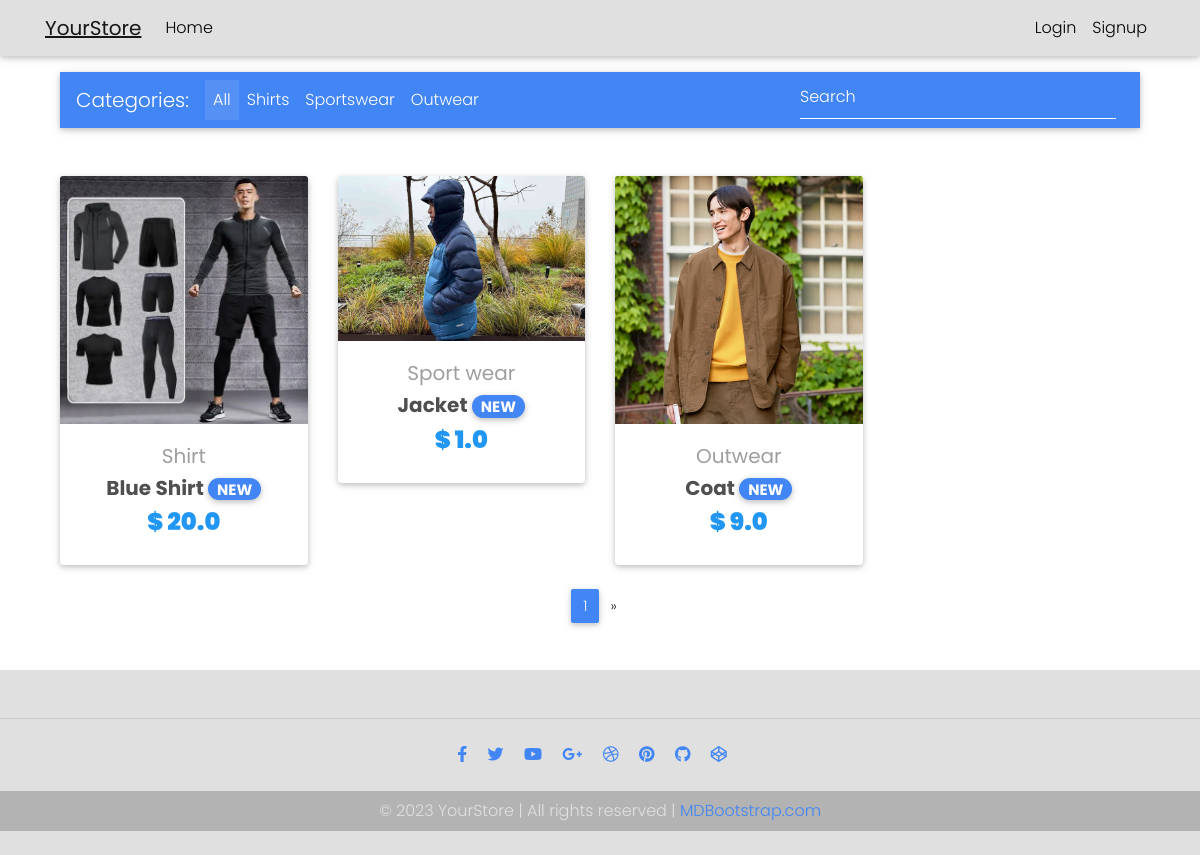
The app's page /, older data.
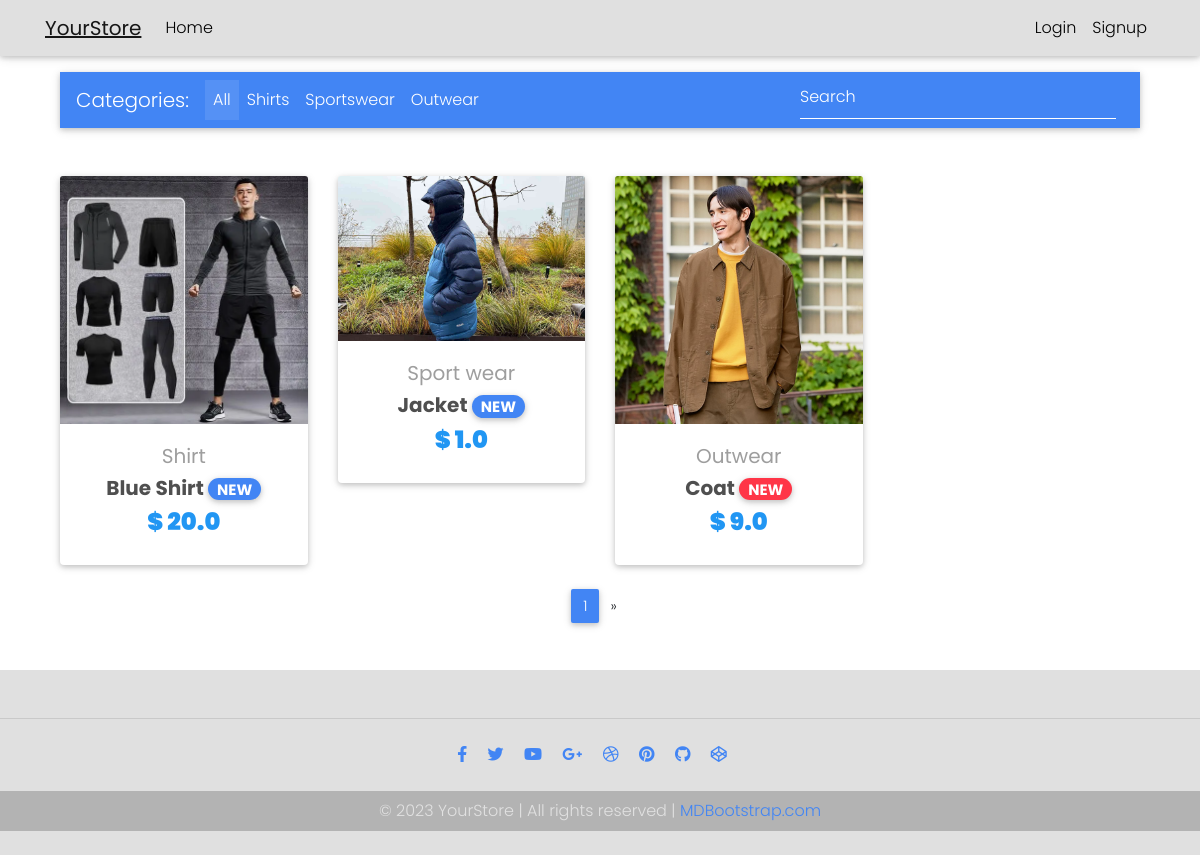
The same page, newer data.
### core/models.py (models this page shows, shortened)
class Item(models.Model):
    title = models.CharField(max_length=100)
    price = models.FloatField()
    discount_price = models.FloatField(blank=True, null=True)
    category = models.CharField(choices=CATEGORY_CHOICES, max_length=2)
    label = models.CharField(choices=LABEL_CHOICES, max_length=1)
    slug = models.SlugField()
    description = models.TextField()
    image = models.ImageField()
    def get_absolute_url(self):
        return reverse("core:product", kwargs={
            'slug': self.slug
        })

### core/views.py (the view)
# urls.py: path('', HomeView.as_view(), name='home'),
class HomeView(ListView):
    model = Item
    paginate_by = 3
    template_name = "home.html"

### templates/home.html (shortened to what this page needs)
{% extends "base.html" %}
{% block content %}
<main>
  <div class="container">
    <nav class="navbar navbar-expand-lg navbar-dark bg-primary mb-5">
      <span class="navbar-brand">Categories:</span>
      <div class="collapse navbar-collapse" id="basicExampleNav">
        <ul class="navbar-nav mr-auto">
          <li class="nav-item active">
            <a class="nav-link" href="#" data-category="all">All</a>
          </li>
          <li class="nav-item">
            <a class="nav-link" href="#" data-category="Shirt">Shirts</a>
          </li>
          <li class="nav-item">
            <a class="nav-link" href="#" data-category="sportswear">Sportswear</a>
          </li>
          <li class="nav-item">
            <a class="nav-link" href="#" data-category="outwear">Outwear</a>
          </li>
        </ul>
        <form class="form-inline">
          <div class="md-form my-0">
            <input class="form-control mr-sm-2" type="text" placeholder="Search" aria-label="Search">
          </div>
        </form>
      </div>
    </nav>
    <section class="row" id="product-list">
      {% for item in object_list %}
      <div class="col-lg-3 col-md-6 mb-4" data-category="{{ item.category }}">
        <div class="card">
          <div class="view overlay">
            <img src="{{ item.image.url }}" class="card-img-top" alt="{{ item.title }}">
          </div>
          <div class="card-body text-center">
            <a href="#" class="grey-text">
              <h5>{{ item.get_category_display }}</h5>
            </a>
            <h5>
              <strong>
                <a href="{{ item.get_absolute_url }}" class="dark-grey-text">{{ item.title }}</a>
                <span class="badge badge-pill {{item.get_label_display}}-color">NEW</span>
              </strong>
            </h5>
            <h4 class="font-weight-bold blue-text">
              <strong>
                $
                {% if item.discount_price %}
                {{ item.discount_price }}
                {% else %}
                {{ item.price }}
                {% endif %}
              </strong>
            </h4>
          </div>
        </div>
      </div>
      {% endfor %}
    </section>
    {% if is_paginated %}
    <nav class="d-flex justify-content-center wow fadeIn">
      <ul class="pagination pg-blue">
        <li class="page-item active">
          <a class="page-link" href="?page={{ page_obj.number }}">{{ page_obj.number }}</a>
        </li>
        {% if page_obj.has_next %}
        <li class="page-item">
          <a class="page-link" href="?page={{ page_obj.next_page_number }}" aria-label="Next">
            <span aria-hidden="true">&raquo;</span>
          </a>
        </li>
        {% endif %}
      </ul>
    </nav>
    {% endif %}
  </div>
</main>
{% endblock content %}

### templates/base.html (shortened to what this page needs)
{% load static %}
<!DOCTYPE html>
<html lang="en">
<head>
  <link rel="stylesheet" href="https://use.fontawesome.com/releases/v5.8.1/css/all.css">
  <link href="{% static 'css/bootstrap.min.css' %}" rel="stylesheet">
  <link href="{% static 'css/mdb.min.css' %}" rel="stylesheet">
  <link href="{% static 'css/style.min.css' %}" rel="stylesheet">
</head>
<body>
  {% include "navbar.html" %}
  <div class="container mt-5 pt-4">
  </div>
  <div class="container">
    {% block content %}
    {% endblock content %}
  </div>
  {% include "footer.html" %}
</body>
</html>

### templates/navbar.html (shortened to what this page needs)
{% load cart_template_tags %}
<nav class="navbar navbar-expand-lg navbar-light bg-light fixed-top">
  <div class="container">
    <a class="navbar-brand" href="/">
      <strong> <u> YourStore</u></strong>
    </a>
    <div class="collapse navbar-collapse" id="navbarSupportedContent">
      <ul class="navbar-nav mr-auto">
        <li class="nav-item">
          <a class="nav-link" href="/">Home</a>
        </li>
      </ul>
      <ul class="navbar-nav ml-auto">
        {% if request.user.is_authenticated %}
        <li class="nav-item">
          <a href="{% url 'core:order-summary' %}" class="nav-link">
            <i class="fas fa-shopping-cart"></i> Cart
            <span class="badge badge-danger ml-1">{{ request.user|cart_item_count }}</span>
          </a>
        </li>
        <li class="nav-item">
          <a class="nav-link" href="{% url 'account_logout' %}">Logout</a>
        </li>
        {% else %}
        <li class="nav-item">
          <a class="nav-link" href="{% url 'account_login' %}">Login</a>
        </li>
        <li class="nav-item">
          <a class="nav-link" href="{% url 'account_signup' %}">Signup</a>
        </li>
        {% endif %}
      </ul>
    </div>
  </div>
</nav>

### templates/footer.html
<footer class="page-footer text-center bg-light mt-4 py-4 wow fadeIn">
  <hr class="my-4">
  <div class="pb-4">
    <a href="https://www.facebook.com/mdbootstrap" target="_blank" class="text-primary mr-3">
      <i class="fab fa-facebook-f"></i>
    </a>
    <a href="https://twitter.com/MDBootstrap" target="_blank" class="text-primary mr-3">
      <i class="fab fa-twitter"></i>
    </a>
    <a href="https://www.youtube.com/watch?v=7MUISDJ5ZZ4" target="_blank" class="text-primary mr-3">
      <i class="fab fa-youtube"></i>
    </a>
    <a href="https://plus.google.com/u/0/b/107863090883699620484" target="_blank" class="text-primary mr-3">
      <i class="fab fa-google-plus-g"></i>
    </a>
    <a href="https://dribbble.com/mdbootstrap" target="_blank" class="text-primary mr-3">
      <i class="fab fa-dribbble"></i>
    </a>
    <a href="https://pinterest.com/mdbootstrap" target="_blank" class="text-primary mr-3">
      <i class="fab fa-pinterest"></i>
    </a>
    <a href="https://github.com/mdbootstrap/bootstrap-material-design" target="_blank" class="text-primary mr-3">
      <i class="fab fa-github"></i>
    </a>
    <a href="http://codepen.io/mdbootstrap/" target="_blank" class="text-primary mr-3">
      <i class="fab fa-codepen"></i>
    </a>
  </div>
  <div class="footer-copyright py-2">
    &copy; 2023 YourStore | All rights reserved | <a href="https://mdbootstrap.com/education/bootstrap/" target="_blank"
      class="text-primary">MDBootstrap.com</a>
  </div>
</footer>

### templates/scripts.html (shortened to what this page needs)
{% load static %}

### templates/base.html (style rules this page uses)
html, body, header, .carousel { height: 60vh; }
* { font-family: 'Montserrat', sans-serif; font-family: 'Mulish', sans-serif; font-family: 'Poppins', sans-serif; }

Row changes from the older to the newer data that the page shows:
changed Item "Outwear": label "P" → "D" (drawn)
